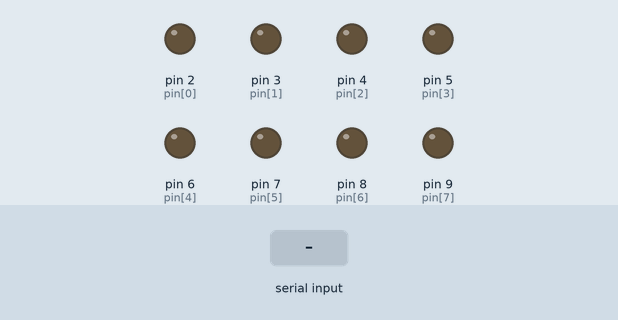
Simulated run of this sketch. Board: Arduino Uno, built with avr-gcc and run on an emulated ATmega328P. Parts: output pins drawn as LEDs (lit = HIGH). The test bench sets the inputs (shaded band).

Above: at 1.2 s.
1.3 s: "1" received over Serial
At 1.6 s:
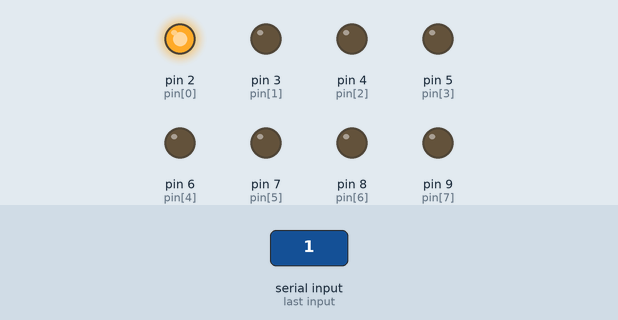
2.8 s: "0" received over Serial
At 3.9 s:
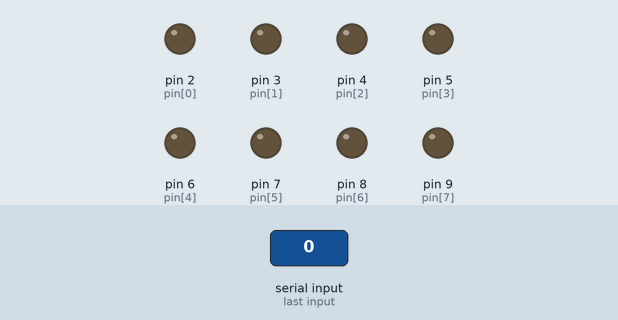
Timing chart, 0 to 5.8 s (numbered marks = the images above; inputs shaded):
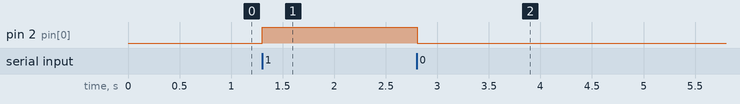

Measured:
- after the input at 1.3 s, pin 2 (pin[0]): LOW → HIGH at once
- after the input at 2.8 s, pin 2 (pin[0]): HIGH → LOW at once

The sketch:

Biling.ino
```cpp
int pin[] = {2, 3, 4, 5, 6, 7, 8, 9};
String readString;

void setup() {
  for (int i=0; i<8; i++) {
  pinMode(pin[i],OUTPUT);
    }

  Serial.begin(9600);
}

void loop() {
  while (Serial.available()) {
    delay(2);  //delay to allow byte to arrive in input buffer
    char c = Serial.read();
    readString += c;
  }

  if (readString.length() >0) {
    String a = readString;
    int jml=a.length();
    for (int i=0; i<8; i++) {
      char c=a[i];
      if(a[i]=='1'){
        digitalWrite(pin[i], HIGH);
      }
      else{
        digitalWrite(pin[i], LOW);
      }

    }

    readString="";
  }
}
```
